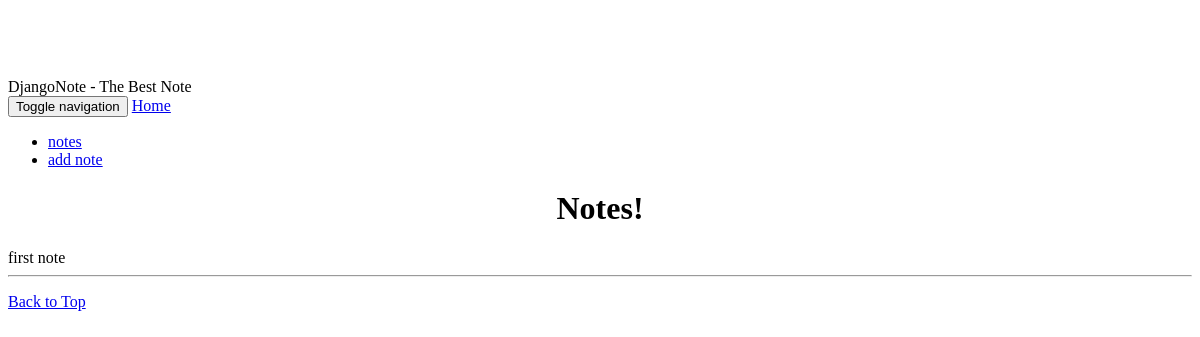
Page /notes/ on the earlier database version.
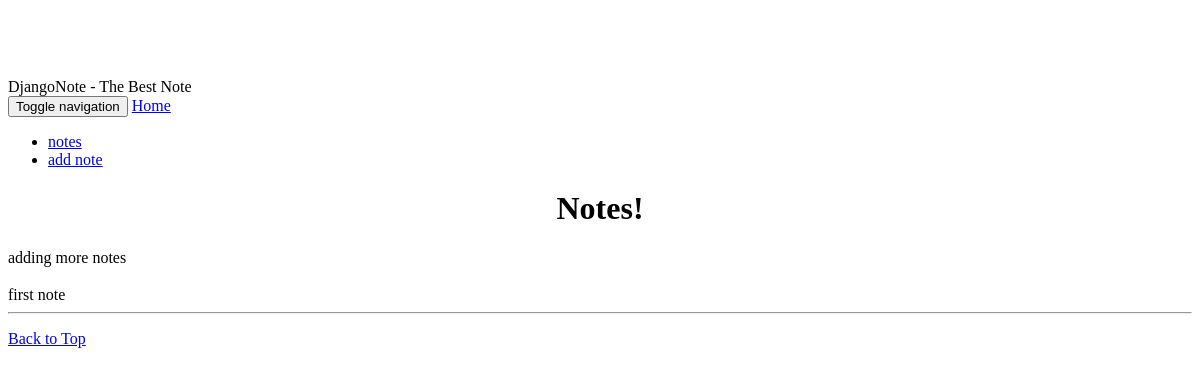
Same page on the later database version.
### notes/models.py (models this page shows, shortened)
class Note(models.Model):
    title = models.CharField(max_length=150)
    body = models.TextField()
    pubTime = models.DateTimeField(auto_now_add = True)
    tags = models.ManyToManyField('Tag', related_name= 'notes', blank= True)

### notes/views.py (the view)
def index_view(request):
    notes = Note.objects.all().order_by('-pubTime')
    return render(request, 'notes/index.html',{'notes':notes})

### notes/templates/notes/index.html (shortened to what this page needs)
{% extends 'base.html' %}
{% load static %}
{% block body %}
<div class="jumbotron">
	<h1 align='center'>Notes!</h1>
</div>
<div class='col-md-12'>
{% if notes %}
	{% for note in notes %}
	{{note.body}}
	{% endfor %}
{% else %}
	<div class='alert alert-warning' align='center'>
		<h3>No Notes Yet!</h3>
	</div>
{% endif %}
</div>
{% endblock body %}

Differences in the rows shown:
added Note: body "adding more notes"
